Frame 1 (no input): blank canvas, image omitted
Frame 60 (the mouse pressed at the canvas centre just before this capture): blank canvas, image omitted
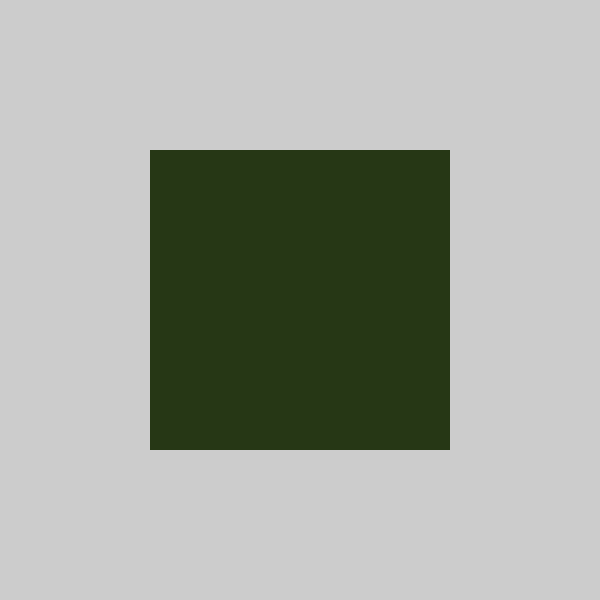
Frame 120 (the mouse held since frame 60 and released just before this capture)

The Processing sketch whose frames 1 and 60 were blank and that drew this single picture after the mouse press (run headless with seeded random() and noise(); from frame 60 on, the mouse is pressed at the canvas centre):

// Processing sketch: rectangle_demo
// ── rectangle_demo.pde
void setup() {
  size(600,600);
}
void draw() {
  //background(0);
  noStroke();
  if(mousePressed) {
    fill(30,50,20,30);
  } else {
    fill(255);
  }
  
  rect(mouseX-mouseX/2,mouseX-mouseX/2,mouseY,mouseY);
  

}
